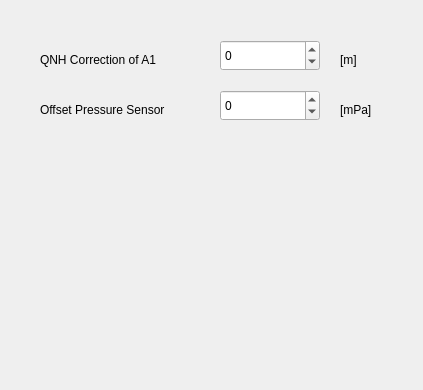
<?xml version="1.0" encoding="UTF-8"?>
<ui version="4.0">
 <class>CorrFrame6015</class>
 <widget class="QWidget" name="CorrFrame6015">
  <property name="geometry">
   <rect>
    <x>0</x>
    <y>0</y>
    <width>423</width>
    <height>390</height>
   </rect>
  </property>
  <property name="windowTitle">
   <string>Correction</string>
  </property>
  <widget class="QLabel" name="textLabel_QNHCorrA1Unit">
   <property name="geometry">
    <rect>
     <x>340</x>
     <y>50</y>
     <width>67</width>
     <height>20</height>
    </rect>
   </property>
   <property name="text">
    <string>[m]</string>
   </property>
   <property name="wordWrap">
    <bool>false</bool>
   </property>
  </widget>
  <widget class="QLabel" name="textLabel_QNHCorrA1">
   <property name="geometry">
    <rect>
     <x>40</x>
     <y>50</y>
     <width>160</width>
     <height>20</height>
    </rect>
   </property>
   <property name="text">
    <string>QNH Correction of A1</string>
   </property>
   <property name="wordWrap">
    <bool>false</bool>
   </property>
  </widget>
  <widget class="QSpinBox" name="spinBox_QNHCorrA1">
   <property name="geometry">
    <rect>
     <x>220</x>
     <y>40</y>
     <width>100</width>
     <height>31</height>
    </rect>
   </property>
   <property name="minimum">
    <number>-900</number>
   </property>
   <property name="maximum">
    <number>900</number>
   </property>
  </widget>
  <widget class="QLabel" name="textLabel_QNHCorrA2">
   <property name="geometry">
    <rect>
     <x>40</x>
     <y>100</y>
     <width>172</width>
     <height>20</height>
    </rect>
   </property>
   <property name="text">
    <string>Offset Pressure Sensor</string>
   </property>
   <property name="wordWrap">
    <bool>false</bool>
   </property>
  </widget>
  <widget class="QLabel" name="textLabel_QNHCorrA2Unit">
   <property name="geometry">
    <rect>
     <x>340</x>
     <y>100</y>
     <width>67</width>
     <height>20</height>
    </rect>
   </property>
   <property name="text">
    <string>[mPa]</string>
   </property>
   <property name="wordWrap">
    <bool>false</bool>
   </property>
  </widget>
  <widget class="QSpinBox" name="spinBox_OffsetPress">
   <property name="geometry">
    <rect>
     <x>220</x>
     <y>90</y>
     <width>100</width>
     <height>31</height>
    </rect>
   </property>
   <property name="minimum">
    <number>-1000000</number>
   </property>
   <property name="maximum">
    <number>1000000</number>
   </property>
  </widget>
 </widget>
 <layoutdefault spacing="6" margin="11"/>
 <resources/>
 <connections/>
</ui>
